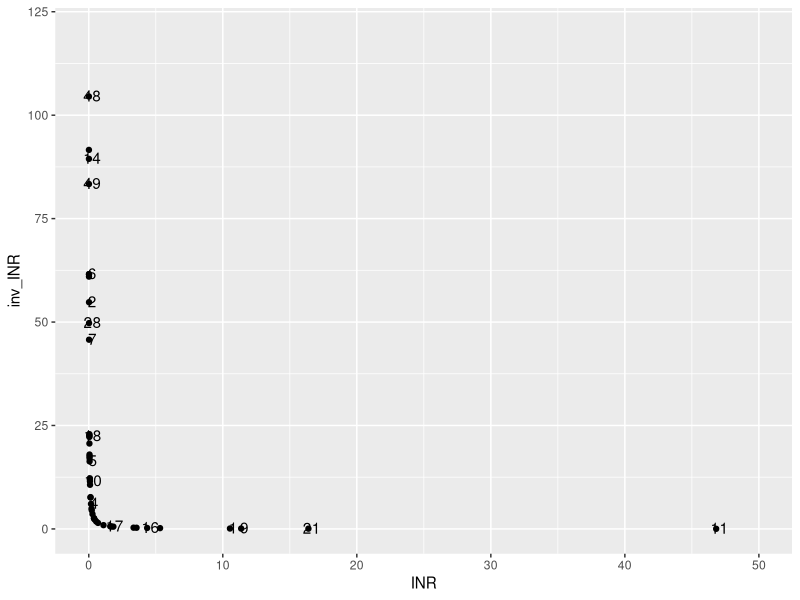
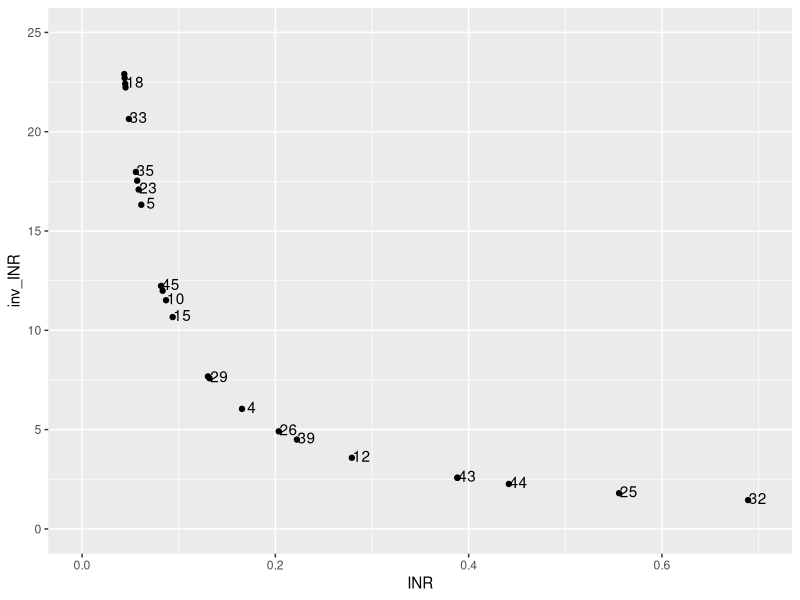

These figures' R source, in order:
library(ggplot2)

data <- read.csv('./data/current_data.csv')

countries <- data$Country
inr <- data$INR

lrg_plot <- ggplot(data, aes(x=INR, y=inv_INR)) +
            geom_point() +
            geom_text(
                label=rownames(data), 
                nudge_x = 0.25, nudge_y = 0.25, 
                check_overlap = T
            ) +
            scale_x_continuous(limits = c(0, 50)) +
            scale_y_continuous(limits = c(0, 120))

sml_plot <- ggplot(data, aes(x=INR, y=inv_INR)) +
            geom_point() +
            geom_text(
                label=rownames(data), 
                nudge_x = 0.01, nudge_y = 0.1, 
                check_overlap = T
            ) +
            scale_x_continuous(limits = c(0, 0.7)) +
            scale_y_continuous(limits = c(0, 25))

ggsave("./plots/lrgplot.png", plot = lrg_plot, width = 20, height = 14, dpi = 1000)
ggsave("./plots/smlplot.png", plot = sml_plot, width = 20, height = 20, dpi = 1000)

